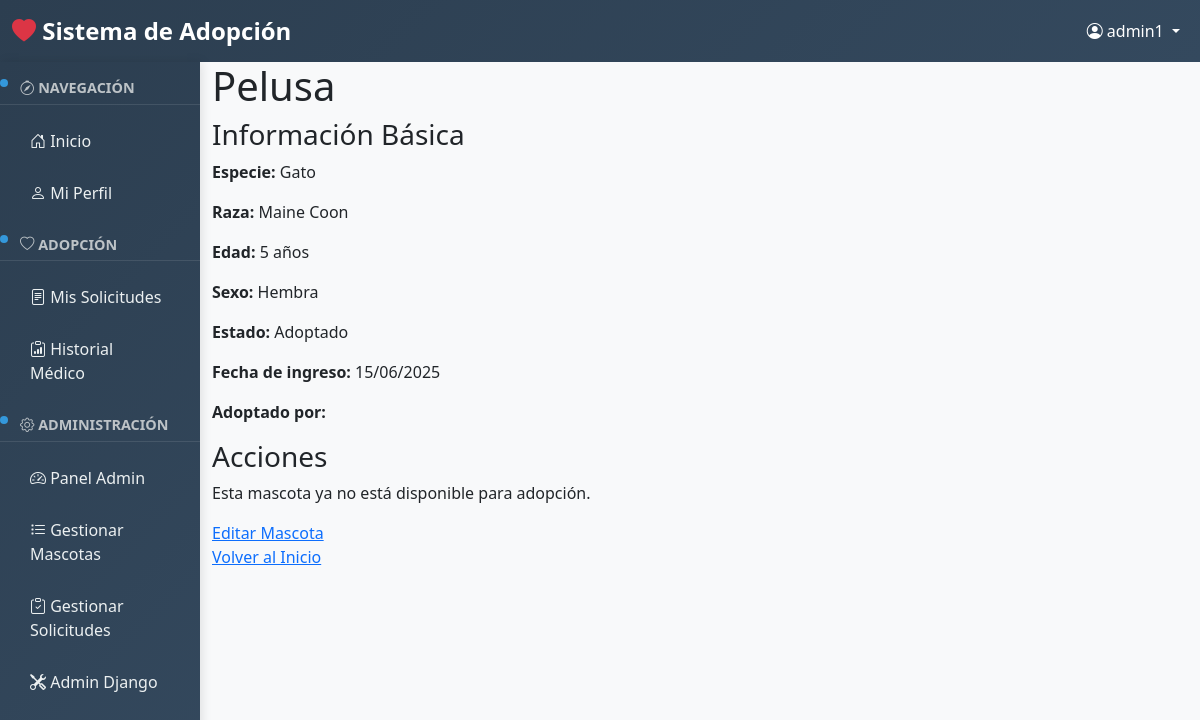
Page /mascotas/5/ (signed in) on the committed database.
### usuarios/models.py (models this page shows, shortened)
class Usuario(AbstractUser):
    ROLES = [
        ('adoptante', 'Adoptante'),
        ('admin', 'Administrador'),
    ]
    telefono = models.CharField(max_length=15, blank=True, verbose_name="Teléfono")
    direccion = models.TextField(blank=True, verbose_name="Dirección")
    rol = models.CharField(max_length=10, choices=ROLES, default='adoptante', verbose_name="Rol")
    fecha_registro = models.DateTimeField(default=timezone.now, verbose_name="Fecha de registro")
    class Meta:
        verbose_name = "Usuario"
        verbose_name_plural = "Usuarios"

### mascotas/models.py (models this page shows, shortened)
class Mascota(models.Model):
    ESPECIES = [
        ('perro', 'Perro'),
        ('gato', 'Gato'),
        ('ave', 'Ave'),
        ('otro', 'Otro'),
    ]
    SEXO = [
        ('macho', 'Macho'),
        ('hembra', 'Hembra'),
    ]
    ESTADO = [
        ('Disponible', 'Disponible para adopción'),
        ('adoptado', 'Adoptado'),
        ('en_proceso', 'En proceso de adopción'),
    ]
    nombre = models.CharField(max_length=100, verbose_name="Nombre")
    especie = models.CharField(max_length=15, choices=ESPECIES, verbose_name="Especie")
    raza = models.CharField(max_length=70, verbose_name="Raza")
    edad = models.PositiveIntegerField(help_text="Edad en años", verbose_name="Edad")
    sexo = models.CharField(max_length=10, choices=SEXO, verbose_name="Sexo")
    estado_adopcion = models.CharField(
        max_length= 15,
        choices=ESTADO,
        default="Disponible",
        verbose_name= "Estado de adopción"
    )
    fecha_ingreso = models.DateTimeField(default=timezone.now, verbose_name="Fecha de ingreso")
    adoptante = models.ForeignKey(
        'usuarios.Usuario',
        on_delete=models.SET_NULL,
        null=True,
        blank=True,
        related_name='mascotas_adoptadas',
        verbose_name='Adoptante'
    )
    class Meta:
        verbose_name = "Mascota"
        verbose_name_plural = "Mascotas"
        ordering = ['-fecha_ingreso']

### mascotas/views.py (the view)
# urls.py: path('<int:mascota_id>/', views.detalle, name='detalle'),
def detalle(request, mascota_id):
    mascota = get_object_or_404(Mascota, id=mascota_id)
    ya_solicito = False
    if request.user.is_authenticated:
        ya_solicito = mascota.solicitudadopcion_set.filter(usuario=request.user).exists()
    return render(request, 'mascotas/detalle.html', {
        'mascota': mascota,
        'ya_solicito': ya_solicito
    })

### mascotas/templates/mascotas/detalle.html (shortened to what this page needs)
{% extends 'base.html' %}
{% block content %}
<h1>{{ mascota.nombre }}</h1>
<div>
    <div>
        <h3>Información Básica</h3>
        <p><strong>Especie:</strong> {{ mascota.get_especie_display }}</p>
        <p><strong>Raza:</strong> {{ mascota.raza }}</p>
        <p><strong>Edad:</strong> {{ mascota.edad }} años</p>
        <p><strong>Sexo:</strong> {{ mascota.get_sexo_display }}</p>
        <p><strong>Estado:</strong> {{ mascota.get_estado_adopcion_display }}</p>
        <p><strong>Fecha de ingreso:</strong> {{ mascota.fecha_ingreso|date:"d/m/Y" }}</p>
        {% if mascota.adoptante %}
            <p><strong>Adoptado por:</strong> {{ mascota.adoptante.get_full_name }}</p>
        {% endif %}
    </div>
    <div>
        <h3>Acciones</h3>
        {% if user.is_authenticated %}
            {% if mascota.estado_adopcion == 'Disponible' %}
                {% if not ya_solicito %}
                    <a href="{% url 'solicitudes:solicitar' mascota.id %}">Solicitar Adopción</a>
                {% else %}
                    <p>Ya has enviado una solicitud para esta mascota.</p>
                {% endif %}
            {% else %}
                <p>Esta mascota ya no está disponible para adopción.</p>
            {% endif %}
        {% else %}
            <p><a href="{% url 'usuarios:login' %}">Inicia sesión</a> para solicitar adopción.</p>
        {% endif %}
        {% if user.rol == 'admin' %}
            <a href="{% url 'mascotas:editar' mascota.id %}">Editar Mascota</a>
        {% endif %}
    </div>
</div>
<a href="{% url 'mascotas:inicio' %}">Volver al Inicio</a>
{% endblock %}

### templates/base.html (shortened to what this page needs)
<!DOCTYPE html>
<html lang="es">
<head>
    <link href="https://cdn.jsdelivr.net/npm/bootstrap@5.3.0/dist/css/bootstrap.min.css" rel="stylesheet">
    <link rel="stylesheet" href="https://cdn.jsdelivr.net/npm/bootstrap-icons@1.10.0/font/bootstrap-icons.css">
</head>
<body>
    {% if user.is_authenticated %}
        <nav class="navbar navbar-expand-lg navbar-dark" style="background: linear-gradient(135deg, var(--primary-color), #34495e);">
            <div class="container-fluid">
                <a class="navbar-brand" href="{% url 'mascotas:inicio' %}">
                    <i class="bi bi-heart-fill text-danger"></i> Sistema de Adopción
                </a>
                <div class="navbar-nav ms-auto">
                    <div class="nav-item dropdown">
                        <a class="nav-link dropdown-toggle text-white" href="#" role="button" data-bs-toggle="dropdown">
                            <i class="bi bi-person-circle"></i> {{ user.get_full_name|default:user.username }}
                        </a>
                    </div>
                </div>
            </div>
        </nav>
        <div class="container-fluid">
            <div class="row">
                <div class="col-md-3 col-lg-2 px-0">
                    <div class="sidebar">
                        <div class="section-title">
                            <i class="bi bi-compass"></i> Navegación
                        </div>
                        <nav class="nav flex-column">
                            <a class="nav-link" href="{% url 'mascotas:inicio' %}">
                                <i class="bi bi-house-door"></i> Inicio
                            </a>
                            <a class="nav-link" href="{% url 'usuarios:perfil' %}">
                                <i class="bi bi-person"></i> Mi Perfil
                            </a>
                        </nav>
                        <div class="section-title">
                            <i class="bi bi-heart"></i> Adopción
                        </div>
                        <nav class="nav flex-column">
                            <a class="nav-link" href="{% url 'solicitudes:mis_solicitudes' %}">
                                <i class="bi bi-file-text"></i> Mis Solicitudes
                            </a>
                            <a class="nav-link" href="{% url 'historiales:lista' %}">
                                <i class="bi bi-clipboard-data"></i> Historial Médico
                            </a>
                        </nav>
                        {% if user.rol == 'admin' %}
                            <div class="section-title">
                                <i class="bi bi-gear"></i> Administración
                            </div>
                            <nav class="nav flex-column">
                                <a class="nav-link" href="{% url 'usuarios:panel_admin' %}">
                                    <i class="bi bi-speedometer2"></i> Panel Admin
                                </a>
                                <a class="nav-link" href="{% url 'mascotas:gestionar' %}">
                                    <i class="bi bi-list-task"></i> Gestionar Mascotas
                                </a>
                                <a class="nav-link" href="{% url 'solicitudes:gestionar' %}">
                                    <i class="bi bi-clipboard-check"></i> Gestionar Solicitudes
                                </a>
                                <a class="nav-link" href="/admin/" target="_blank">
                                    <i class="bi bi-tools"></i> Admin Django
                                </a>
                            </nav>
                        {% endif %}
                    </div>
                </div>
                <div class="col-md-9 col-lg-10">
                    <div class="main-content">
                        {% block content %}{% endblock %}
                    </div>
                </div>
            </div>
        </div>
    {% endif %}
</body>
</html>

### templates/base.html (style rules this page uses)
:root { --primary-color: #2c3e50; --secondary-color: #3498db; --accent-color: #e74c3c; --success-color: #27ae60; --warning-color: #f39c12; }
body { background-color: #f8f9fa; font-family: 'Segoe UI', Tahoma, Geneva, Verdana, sans-serif; }
.navbar-brand { font-weight: bold; font-size: 1.5rem; }
.sidebar { background: linear-gradient(135deg, var(--primary-color), #34495e); min-height: 100vh; box-shadow: 2px 0 10px rgba(0,0,0,0.1); position: sticky; top: 0; }
.sidebar .nav-link { color: #ecf0f1 !important; padding: 12px 20px; border-radius: 8px; margin: 2px 10px; transition: all 0.3s ease; }
.sidebar .section-title { position: relative; color: #bdc3c7; font-size: 0.9rem; font-weight: bold; text-transform: uppercase; padding: 15px 20px 5px; border-bottom: 1px solid rgba(255,255,255,0.1); margin-bottom: 10px; }
.sidebar .section-title::before { content: ''; position: absolute; left: 0; top: 50%; transform: translateY(-50%); width: 8px; height: 8px; background-color: var(--secondary-color); border-radius: 50%; animation: pulse 2s infinite; }

### rows in the picture
Usuario: get_full_name "admin1"
Mascota: nombre "Pelusa", especie "Gato", raza "Maine Coon", edad "5", sexo "Hembra", estado_adopcion "Adoptado", fecha_ingreso "15/06/2025"
